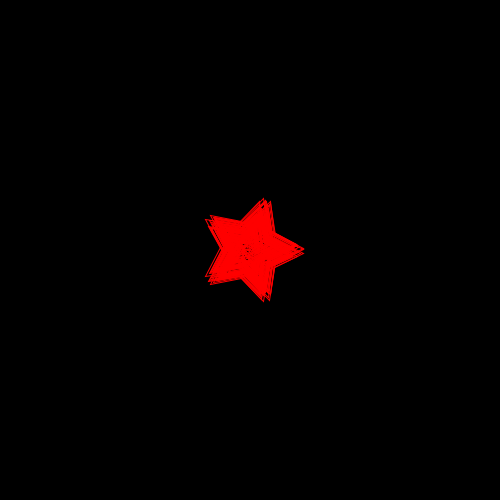
Frame 1 (no input)
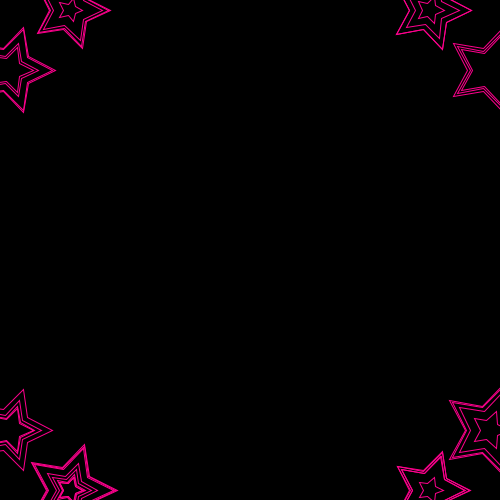
Frame 60 (the mouse pressed at the canvas centre just before this capture)
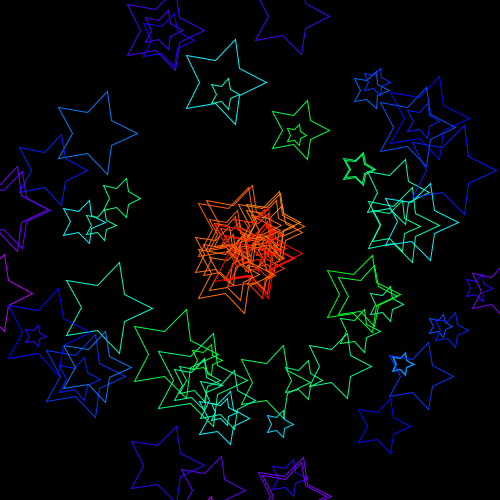
Frame 120 (the mouse held since frame 60 and released just before this capture)

The Processing sketch that drew these frames (run headless with seeded random() and noise(); from frame 60 on, the mouse is pressed at the canvas centre):

// Processing sketch: stars
// ── stars.pde
int n=100;
Star s[] = new Star[n];
void setup(){
  size(500,500);
  colorMode(HSB, 360,255,255);
  noFill();
  for(int i=0;i<n;i++){
    s[i] = new Star();
    s[i].init();
  }
}

void draw(){
  background(0); 
  translate(width/2, height/2);
  for(int i=0;i<n;i++){
    s[i].move();
  }
}

class Star{
  PVector pos, sp_vec;
  float sz;
  float noise_seed;
  
  void init(){
    int sp_vec_x=int(random(1,7));
    this.sp_vec = new PVector(pos_ng()*sp_vec_x, pos_ng()*(7-sp_vec_x));
    this.pos = new PVector(0,0);
    this.sz = random(10,50);
    this.noise_seed = random(100000);
  }
  
  void move(){
    PVector center = new PVector(0,0);
    stroke(map(center.dist(pos),0,1.3*width/2,0,360),255,255);
    pos.add(sp_vec);
    beginShape();
    for(float rad=0;rad<=2*PI;rad+=2*PI/5){
      PVector point=_circle(rad,sz);
      PVector point_small = _circle(rad+PI/5,sz/2);
      vertex(pos.x+point.x, pos.y+point.y);
      vertex(pos.x+point_small.x, pos.y+point_small.y);
    }
    endShape();
    initialize();
  }
  
  PVector _circle(float rad, float sz){
    return new PVector(sz*cos(rad), sz*sin(rad));
  }
  
  void initialize(){
    if(abs(pos.x)+sz>width || abs(pos.y)+sz>height){
      init();
    }
  }
}

// return 1 or -1
int pos_ng(){
  return (int(random(11))%2==0?1:-1);
}
